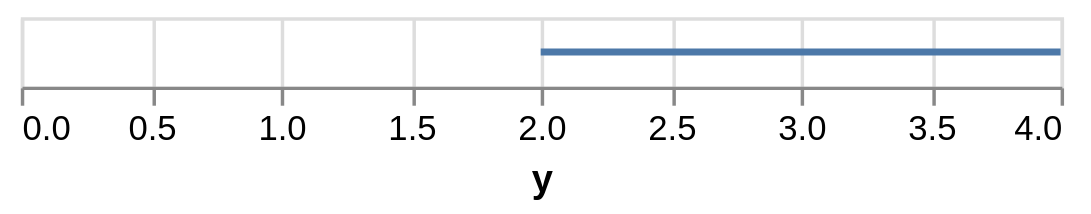

Describe this chart as a Vega-Lite specification.
### Vega-Lite specification from a JSON file in a GitHub repository (floating-point values rounded to 4 significant figures)
{"$schema": "https://vega.github.io/schema/vega-lite/v6.json", "description": "A line with only one position channel, and that channel not the one its orientation makes its dimension. `getSort` asks whether the dimension channel is a *field* before ordering the points by it: there is an order to draw them in only where the dimension is a column. This compiler ordered by the channel name regardless, so Vega was handed `sort: {\"field\": \"y\"}` for items with no `y` — every item comparing equal, a sort that does nothing at some cost. Found by probing a layer of such a mark, and it has nothing to do with layers.", "data": {"values": [{"x": 1, "y": 2}, {"x": 3, "y": 4}]}, "mark": "line", "encoding": {"x": {"field": "y", "type": "quantitative"}}}
